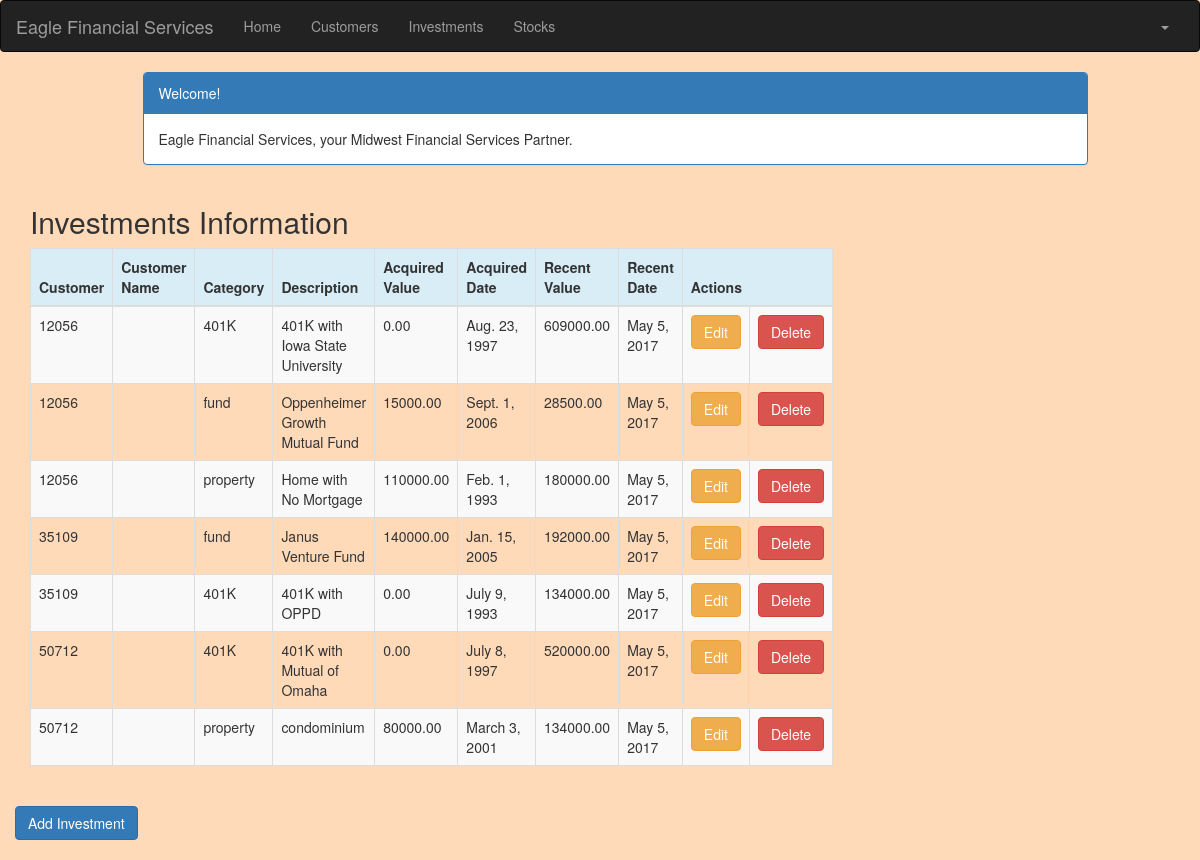
The app's page /investment/ (signed in) with its own data.
### portfolio/models.py (models this page shows, shortened)
class Investment(models.Model):
    customer = models.ForeignKey(Customer, related_name='investments')
    category = models.CharField(max_length=50)
    description = models.CharField(max_length=200)
    acquired_value = models.DecimalField(max_digits=10, decimal_places=2)
    acquired_date = models.DateField(default=timezone.now)
    recent_value = models.DecimalField(max_digits=10, decimal_places=2)
    recent_date = models.DateField(default=timezone.now, blank=True, null=True)

class Customer(models.Model):
    name = models.CharField(max_length=50)
    address = models.CharField(max_length=200)
    cust_number = models.IntegerField(blank=False, null=False)
    city = models.CharField(max_length=50)
    state = models.CharField(max_length=50)
    zipcode = models.CharField(max_length=10)
    email = models.EmailField(max_length=200)
    cell_phone = models.CharField(max_length=50)
    created_date = models.DateTimeField(
        default=timezone.now)
    updated_date = models.DateTimeField(auto_now_add=True)
    def __str__(self):
        return str(self.cust_number)

### portfolio/views.py (the view)
# urls.py: url(r'^investment/$', views.investment_list, name='investment_list'),
@login_required
def investment_list(request):
   investments = Investment.objects.filter(acquired_date__lte=timezone.now())
   return render(request, 'portfolio/investment_list.html', {'investments': investments})

### portfolio/templates/portfolio/investment_list.html (shortened to what this page needs)
{% extends 'portfolio/base.html' %}
{% block content %}
    <!DOCTYPE html>
    <html>
    <head>
        <link rel="stylesheet" href="https://maxcdn.bootstrapcdn.com/bootstrap/3.3.4/css/bootstrap.min.css">
    </head>
    <body>
    <div class="container">
        <div class="row">
            <div class="col-md-10 col-md-offset-1">
                <div class="panel panel-primary">
                    <div class="panel-heading">Welcome!</div>
                    <div class="panel-body">
                        Eagle Financial Services, your Midwest Financial Services Partner.
                    </div>
                </div>
            </div>
        </div>
    </div>
    <div class="row">
        <h2 style="padding-left: 15Px">Investments Information</h2>
    </div>
    <div>
        <table class="table table-striped table-bordered table-hover">
            <thead>
            <tr class="bg-info">
                <th>Customer</th>
                <th>Customer Name</th>
                <th>Category</th>
                <th>Description</th>
                <th>Acquired Value</th>
                <th>Acquired Date</th>
                <th>Recent Value</th>
                <th>Recent Date</th>
                <th colspan="3">Actions</th>
            </tr>
            </thead>
            <tbody>
            {% for investment in investments %}
                <tr>
                    <td>{{ investment.customer }}</td>
                    <td>{{ investment.customer_name }}</td>
                    <td>{{ investment.category }}</td>
                    <td>{{ investment.description }}</td>
                    <td>{{ investment.acquired_value }}</td>
                    <td>{{ investment.acquired_date }}</td>
                    <td>{{ investment.recent_value }}</td>
                    <td>{{ investment.recent_date }}</td>
                    <td><a href="{% url 'portfolio:investment_edit' pk=investment.pk %}"
                           class="btn btn-warning">Edit</a></td>
                    <td><a href="{% url 'portfolio:investment_delete' pk=investment.pk %}"
                           onclick="return confirm('Are you sure you want to delete?')"
                           class="btn btn-danger">Delete</a>
                    </td>
                </tr>
            {% endfor %}
            </tbody>
        </table>
            <div class="row">
                <a href="{% url 'portfolio:investment_new' %}" class="row"><span
                            class="btn btn-primary">Add Investment</span></a>
            </div>
    </div>
    </body>
    </html>
{% endblock %}

### portfolio/templates/portfolio/base.html (shortened to what this page needs)
{% load staticfiles %}
<!DOCTYPE html>
<html lang="en">
<head>
    <link rel="stylesheet" href="https://maxcdn.bootstrapcdn.com/bootstrap/3.3.7/css/bootstrap.min.css">
</head>
<body id="app-layout">
<nav class="navbar navbar-inverse">
    <div class="container-fluid">
        <div class="navbar-header">
            <a class="navbar-brand" href="/">
                Eagle Financial Services
            </a>
        </div>
        <div class="collapse navbar-collapse" id="myNavbar">
            <ul class="nav navbar-nav">
                <li><a href="{% url 'portfolio:home' %}">Home</a></li>
                <li><a href="{% url 'portfolio:customer_list' %}">Customers</a></li>
                <li><a href="{% url 'portfolio:investment_list' %}">Investments</a></li>
                <li><a href="{% url 'portfolio:stock_list' %}">Stocks</a></li>
            </ul>
            <ul class="nav navbar-nav navbar-right">
                {% if user.is_authenticated %}
                    <li class="dropdown">
                        <a href="#" class="dropdown-toggle" data-toggle="dropdown" role="button" aria-expanded="false">
                            <span class="caret"></span>
                        </a>
                    </li>
                {% else %}
                    <li><a href="{% url 'login' %}"><span class="glyphicon glyphicon-log-in"></span> Login</a></li>
                {% endif %}
            </ul>
        </div>
    </div>
</nav>
<div class="content container">
    <div class="row">
        <div class="col-md-8">
            {% block content %}{% endblock %}
        </div>
    </div>
</body>
</html>

### portfolio/templates/portfolio/base.html (style rules this page uses)
.navbar { margin-bottom: 0; border-radius: 0; }

### portfolio/templates/portfolio/investment_list.html (style rules this page uses)
body { background-color: #FFDAB9; }

### records on screen
Investment: customer "12056", category "401K", description "401K with Iowa State University", acquired_value "0.00", acquired_date "Aug. 23, 1997", recent_value "609000.00", recent_date "May 5, 2017"
Investment: customer "12056", category "fund", description "Oppenheimer Growth Mutual Fund", acquired_value "15000.00", acquired_date "Sept. 1, 2006", recent_value "28500.00", recent_date "May 5, 2017"
Investment: customer "12056", category "property", description "Home with No Mortgage", acquired_value "110000.00", acquired_date "Feb. 1, 1993", recent_value "180000.00", recent_date "May 5, 2017"
Investment: customer "35109", category "fund", description "Janus Venture Fund", acquired_value "140000.00", acquired_date "Jan. 15, 2005", recent_value "192000.00", recent_date "May 5, 2017"
Investment: customer "35109", category "401K", description "401K with OPPD", acquired_value "0.00", acquired_date "July 9, 1993", recent_value "134000.00", recent_date "May 5, 2017"
Investment: customer "50712", category "401K", description "401K with Mutual of Omaha", acquired_value "0.00", acquired_date "July 8, 1997", recent_value "520000.00", recent_date "May 5, 2017"
Investment: customer "50712", category "property", description "condominium", acquired_value "80000.00", acquired_date "March 3, 2001", recent_value "134000.00", recent_date "May 5, 2017"
